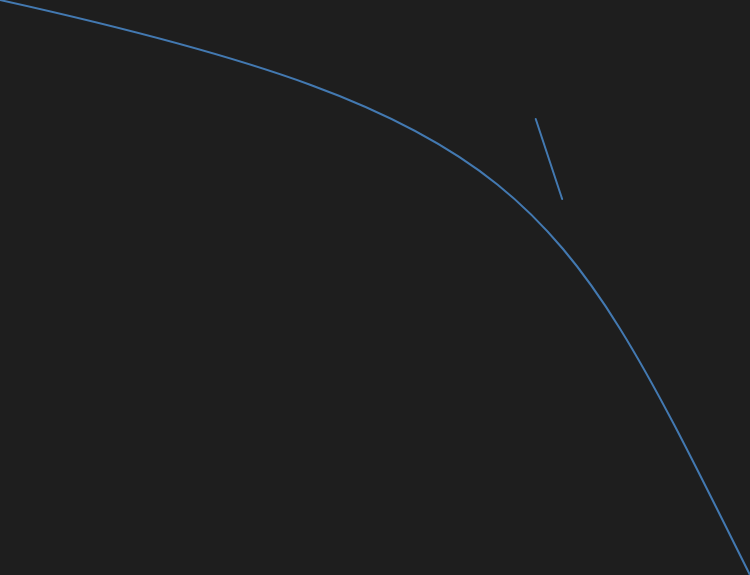
Frame 1 (no input)
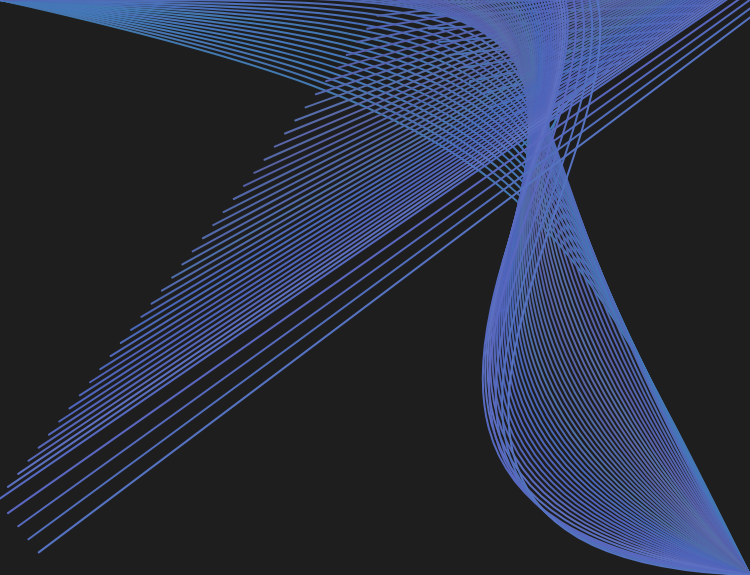
Frame 60 (no input)
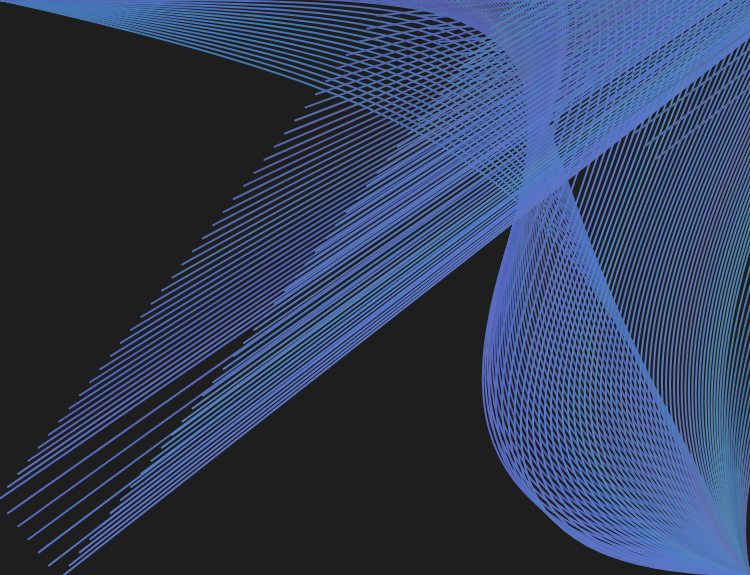
Frame 120 (the mouse pressed at the canvas centre since frame 60)

The p5.js sketch that drew these frames (run headless with seeded random() and noise() and a simulated clock; from frame 60 on, the mouse is pressed at the canvas centre):

// p5.js sketch
// ── sketch.js
let startX;
let startY;
let endX;
let endY;

let deltaStartX;
let deltaStartY;
let deltaEndX;
let deltaEndY;

let r;
let g;
let b;

function setup() {
  createCanvas(750, 575);
  
  startX = random(width);
  startY = random(height);
  endX = random(width);
  endY = random(height);
  
  const range = 20;
  deltaStartX = random(-range, range);
  deltaStartY = random(-range, range);
  deltaEndX = random(-range, range);
  deltaEndY = random(-range, range);
  
  r = random(255);
  g = random(255);
  b = random(255);
  
  noFill();
  background(30);
}

function draw() {
  stroke(r, g, b);
  strokeWeight(2);
  line(startX, startY, endX, endY);
  bezier(0, 0, startX, startY, endX, endY, width, height);
  
  r += random(-5, 5);
  g += random(-5, 5);
  b += random(-5, 5);
  
  r = constrain(r, 0, 255);
  g = constrain(g, 0, 255);
  b = constrain(b, 0, 255);
  
  startX += deltaStartX;
  startY += deltaStartY;
  endX += deltaEndX;
  endY += deltaEndY;
  
  if(startX < 0 || startX > width){
    deltaStartX *= 1;
  }
  
  if(startY < 0 || startY > height){
    deltaStartY *= 1;
  }
  
  if(endX < 0 || endX > width){
    deltaEndX *= -1;
  }
  
  if(endY < 0 || endY > height){
    deltaEndY *= -1;
  }
}
